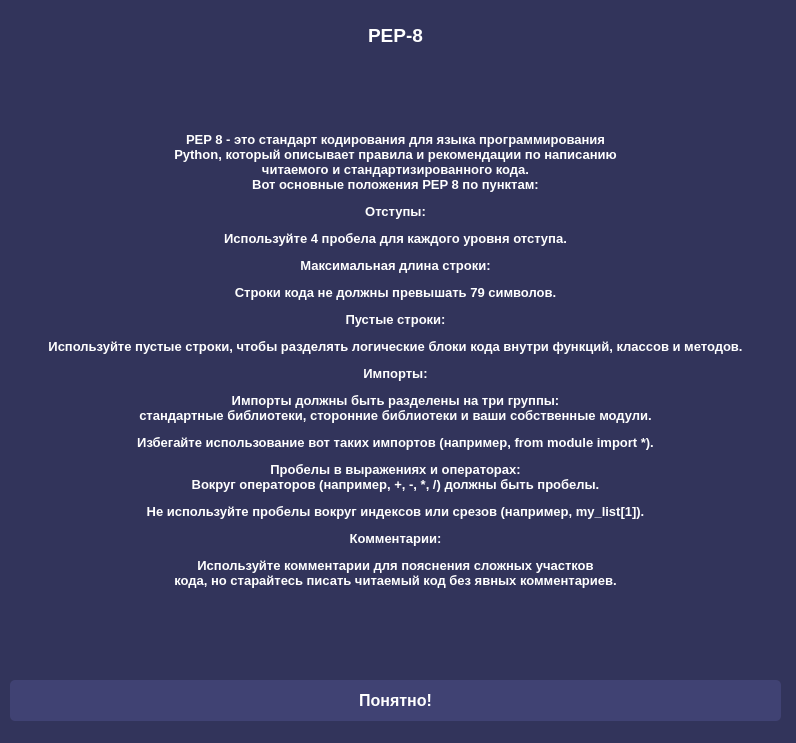
<?xml version="1.0" encoding="UTF-8"?>
<ui version="4.0">
 <class>Form</class>
 <widget class="QWidget" name="Form">
  <property name="geometry">
   <rect>
    <x>0</x>
    <y>0</y>
    <width>796</width>
    <height>743</height>
   </rect>
  </property>
  <property name="windowTitle">
   <string>Form</string>
  </property>
  <property name="styleSheet">
   <string notr="true">QWidget {
	background: rgb(50, 52, 91);
}</string>
  </property>
  <widget class="QPushButton" name="close_btn">
   <property name="geometry">
    <rect>
     <x>10</x>
     <y>680</y>
     <width>771</width>
     <height>41</height>
    </rect>
   </property>
   <property name="styleSheet">
    <string notr="true">QPushButton {
	color: white;
	background: rgb(64,66,115);
	border-radius: 5px;
	font-weight: bold;
	font-size: 16px;
}</string>
   </property>
   <property name="text">
    <string>Понятно!</string>
   </property>
  </widget>
  <widget class="QLabel" name="text">
   <property name="geometry">
    <rect>
     <x>220</x>
     <y>20</y>
     <width>351</width>
     <height>31</height>
    </rect>
   </property>
   <property name="styleSheet">
    <string notr="true">QLabel {
	color: white;
	font-weight: bold;
}</string>
   </property>
   <property name="text">
    <string>&lt;html&gt;&lt;head/&gt;&lt;body&gt;&lt;p align=&quot;center&quot;&gt;&lt;span style=&quot; font-size:14pt;&quot;&gt;PEP-8&lt;/span&gt;&lt;/p&gt;&lt;/body&gt;&lt;/html&gt;</string>
   </property>
  </widget>
  <widget class="QLabel" name="info">
   <property name="geometry">
    <rect>
     <x>10</x>
     <y>70</y>
     <width>771</width>
     <height>581</height>
    </rect>
   </property>
   <property name="styleSheet">
    <string notr="true">QLabel {
	color: white;
}</string>
   </property>
   <property name="text">
    <string>&lt;html&gt;&lt;head/&gt;&lt;body&gt;&lt;p align=&quot;center&quot;&gt;&lt;span style=&quot; font-size:10pt; font-weight:600;&quot;&gt;PEP 8 - это стандарт кодирования для языка программирования&lt;br/&gt;Python, который описывает правила и рекомендации по написанию&lt;br/&gt;читаемого и стандартизированного кода.&lt;br/&gt;Вот основные положения PEP 8 по пунктам:&lt;/span&gt;&lt;/p&gt;&lt;p align=&quot;center&quot;&gt;&lt;span style=&quot; font-size:10pt; font-weight:600;&quot;&gt;Отступы:&lt;/span&gt;&lt;/p&gt;&lt;p align=&quot;center&quot;&gt;&lt;span style=&quot; font-size:10pt; font-weight:600;&quot;&gt;Используйте 4 пробела для каждого уровня отступа.&lt;/span&gt;&lt;/p&gt;&lt;p align=&quot;center&quot;&gt;&lt;span style=&quot; font-size:10pt; font-weight:600;&quot;&gt;Максимальная длина строки:&lt;/span&gt;&lt;/p&gt;&lt;p align=&quot;center&quot;&gt;&lt;span style=&quot; font-size:10pt; font-weight:600;&quot;&gt;Строки кода не должны превышать 79 символов.&lt;/span&gt;&lt;/p&gt;&lt;p align=&quot;center&quot;&gt;&lt;span style=&quot; font-size:10pt; font-weight:600;&quot;&gt;Пустые строки:&lt;/span&gt;&lt;/p&gt;&lt;p align=&quot;center&quot;&gt;&lt;span style=&quot; font-size:10pt; font-weight:600;&quot;&gt;Используйте пустые строки, чтобы разделять логические блоки кода внутри функций, классов и методов.&lt;/span&gt;&lt;/p&gt;&lt;p align=&quot;center&quot;&gt;&lt;span style=&quot; font-size:10pt; font-weight:600;&quot;&gt;Импорты:&lt;/span&gt;&lt;/p&gt;&lt;p align=&quot;center&quot;&gt;&lt;span style=&quot; font-size:10pt; font-weight:600;&quot;&gt;Импорты должны быть разделены на три группы:&lt;br/&gt;стандартные библиотеки, сторонние библиотеки и ваши собственные модули.&lt;/span&gt;&lt;/p&gt;&lt;p align=&quot;center&quot;&gt;&lt;span style=&quot; font-size:10pt; font-weight:600;&quot;&gt;Избегайте использование вот таких импортов (например, from module import *).&lt;/span&gt;&lt;/p&gt;&lt;p align=&quot;center&quot;&gt;&lt;span style=&quot; font-size:10pt; font-weight:600;&quot;&gt;Пробелы в выражениях и операторах:&lt;/span&gt;&lt;span style=&quot; font-weight:600;&quot;&gt;&lt;br/&gt;&lt;/span&gt;&lt;span style=&quot; font-size:10pt; font-weight:600;&quot;&gt;Вокруг операторов (например, +, -, *, /) должны быть пробелы.&lt;/span&gt;&lt;/p&gt;&lt;p align=&quot;center&quot;&gt;&lt;span style=&quot; font-size:10pt; font-weight:600;&quot;&gt;Не используйте пробелы вокруг индексов или срезов (например, my_list[1]).&lt;/span&gt;&lt;/p&gt;&lt;p align=&quot;center&quot;&gt;&lt;span style=&quot; font-size:10pt; font-weight:600;&quot;&gt;Комментарии:&lt;/span&gt;&lt;/p&gt;&lt;p align=&quot;center&quot;&gt;&lt;span style=&quot; font-size:10pt; font-weight:600;&quot;&gt;Используйте комментарии для пояснения сложных участков&lt;br/&gt;кода, но старайтесь писать читаемый код без явных комментариев.&lt;/span&gt;&lt;/p&gt;&lt;/body&gt;&lt;/html&gt;</string>
   </property>
  </widget>
 </widget>
 <resources/>
 <connections/>
</ui>
